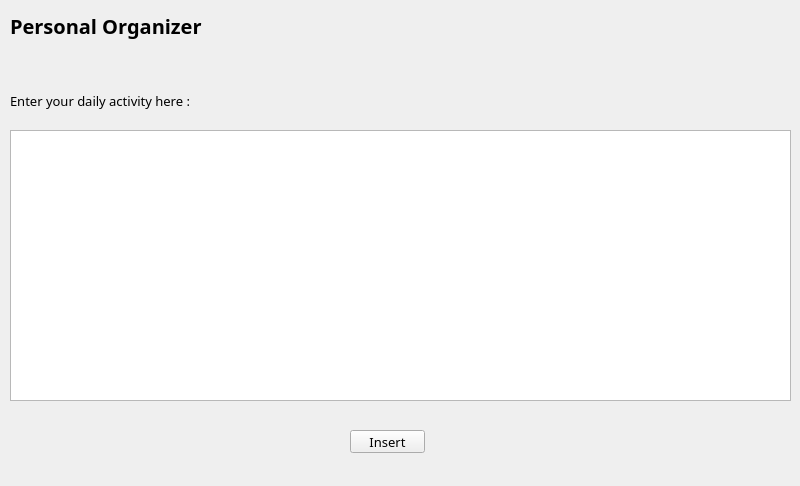
<?xml version="1.0" encoding="UTF-8"?>
<ui version="4.0">
 <class>Interface</class>
 <widget class="QWidget" name="Interface">
  <property name="geometry">
   <rect>
    <x>0</x>
    <y>0</y>
    <width>800</width>
    <height>486</height>
   </rect>
  </property>
  <property name="font">
   <font>
    <pointsize>1</pointsize>
   </font>
  </property>
  <property name="windowTitle">
   <string>Interface</string>
  </property>
  <widget class="QLabel" name="label">
   <property name="geometry">
    <rect>
     <x>10</x>
     <y>10</y>
     <width>781</width>
     <height>31</height>
    </rect>
   </property>
   <property name="sizePolicy">
    <sizepolicy hsizetype="Expanding" vsizetype="Expanding">
     <horstretch>0</horstretch>
     <verstretch>0</verstretch>
    </sizepolicy>
   </property>
   <property name="font">
    <font>
     <family>Arial Monospaced</family>
     <pointsize>15</pointsize>
     <weight>75</weight>
     <bold>true</bold>
    </font>
   </property>
   <property name="text">
    <string>Personal Organizer</string>
   </property>
  </widget>
  <widget class="QTextEdit" name="textEdit">
   <property name="geometry">
    <rect>
     <x>10</x>
     <y>130</y>
     <width>781</width>
     <height>271</height>
    </rect>
   </property>
  </widget>
  <widget class="QPushButton" name="pushButton">
   <property name="geometry">
    <rect>
     <x>350</x>
     <y>430</y>
     <width>75</width>
     <height>23</height>
    </rect>
   </property>
   <property name="font">
    <font>
     <family>Arial Monospaced</family>
     <pointsize>10</pointsize>
    </font>
   </property>
   <property name="text">
    <string>Insert</string>
   </property>
  </widget>
  <widget class="QLabel" name="label_2">
   <property name="geometry">
    <rect>
     <x>10</x>
     <y>85</y>
     <width>301</width>
     <height>31</height>
    </rect>
   </property>
   <property name="font">
    <font>
     <family>Arial Monospaced</family>
     <pointsize>10</pointsize>
    </font>
   </property>
   <property name="text">
    <string>Enter your daily activity here :</string>
   </property>
  </widget>
 </widget>
 <resources/>
 <connections/>
</ui>
